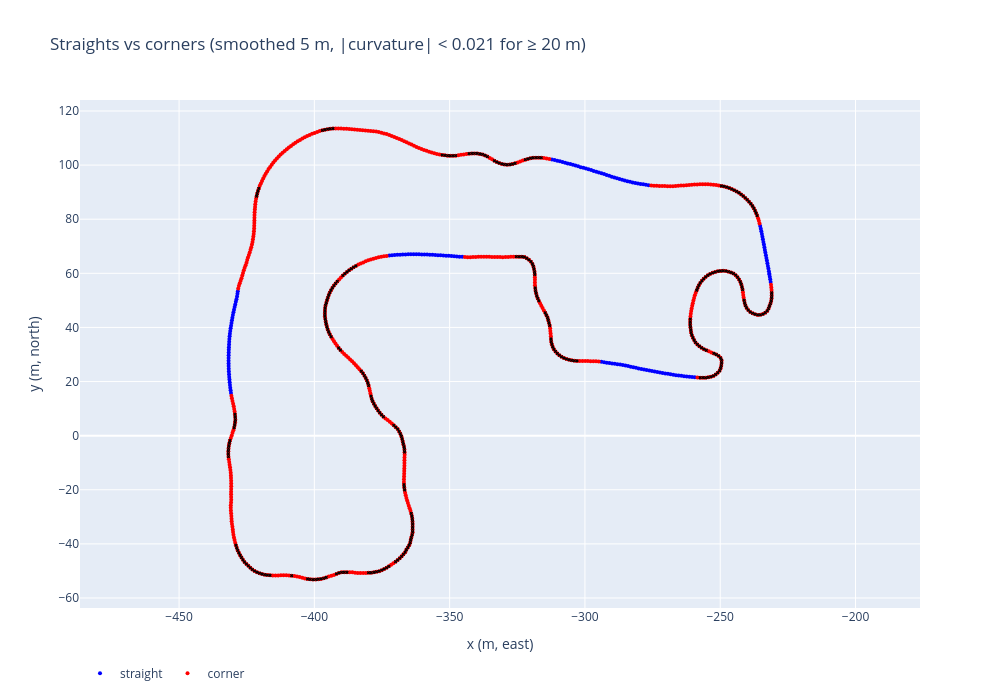

Here is the notebook cell this chart was saved with:
### Markdown cell above
it seems like there are some peaks where curvature goes from 0.02 to 0.07 in one m and goes back down (s = 263), let's smooth it out using a rolling average before we threshold.

### Code cell
import numpy as np
import plotly.graph_objects as go
from src.loader import load_centerline

K_STRAIGHT = 0.021     # |curvature| below this = straight-ish
MIN_STRAIGHT_M = 20    # straight-ish stretch must be at least this long
K_CORNER = 0.0385       # |curvature| above this = clearly a corner
SMOOTH_WINDOW_M = 5   # rolling-mean window (odd number, 1 point = 1 m)

def smooth_circular(values: np.ndarray, window: int):
    """Rolling mean over `window` points, wrapping around the end of the loop."""
    half = window // 2
    padded = np.concatenate([values[-half:], values, values[:half]])
    return np.convolve(padded, np.ones(window) / window, mode="valid")

cl = load_centerline()
cl["curvature_smooth"] = smooth_circular(cl["curvature"].to_numpy(), SMOOTH_WINDOW_M)

# straights: low smoothed curvature for at least MIN_STRAIGHT_M
low = (cl["curvature_smooth"].abs() < K_STRAIGHT).to_numpy()
run_id = np.concatenate([[0], np.cumsum(low[1:] != low[:-1])])
if low[0] == low[-1] and run_id[-1] != 0:          # loop: join first and last run
    run_id[run_id == run_id[-1]] = 0
run_len = np.bincount(run_id)
cl["is_straight"] = low & (run_len[run_id] >= MIN_STRAIGHT_M)

fig = go.Figure()
for is_straight, colour, name in [(True, "blue", "straight"), (False, "red", "corner")]:
    part = cl[cl["is_straight"] == is_straight]
    fig.add_trace(go.Scatter(
        x=part["x"], y=part["y"],
        mode="markers",
        marker=dict(size=4, color=colour),
        customdata=part[["s", "curvature_smooth"]],
        hovertemplate="s=%{customdata[0]:.0f} m<br>curvature=%{customdata[1]:.04f}<extra></extra>",
        name=name,
    ))

# sharp points on top
sharp = cl[cl["curvature_smooth"].abs() > K_CORNER]
fig.add_trace(go.Scatter(
    x=sharp["x"], y=sharp["y"],
    mode="markers",
    marker=dict(size=3, color="black", symbol="x"),
    hoverinfo="skip",
    showlegend=False,
))

fig.update_yaxes(scaleanchor="x", scaleratio=1)
fig.update_layout(title=f"Straights vs corners (smoothed {SMOOTH_WINDOW_M} m, "
                        f"|curvature| < {K_STRAIGHT} for ≥ {MIN_STRAIGHT_M} m)",
                  xaxis_title="x (m, east)", yaxis_title="y (m, north)",
                  height=700, width=1000,
                  legend=dict(orientation="h", y=-0.1))
fig.show()

### Figure 1 — Plotly figure (JSON) as saved in the notebook; plotly's stock layout.template omitted (floating-point values rounded to 4 significant figures; data arrays with more than 128 entries replaced by an {"elided": "..."} marker saying what was removed)
{"data": [{"customdata": {"elided": "164x2 float values"}, "hovertemplate": "s=%{customdata[0]:.0f} m<br>curvature=%{customdata[1]:.04f}<extra></extra>", "marker": {"color": "blue", "size": 4}, "mode": "markers", "name": "straight", "type": "scatter", "x": {"elided": "164 float values"}, "y": {"elided": "164 float values"}}, {"customdata": {"elided": "642x2 float values"}, "hovertemplate": "s=%{customdata[0]:.0f} m<br>curvature=%{customdata[1]:.04f}<extra></extra>", "marker": {"color": "red", "size": 4}, "mode": "markers", "name": "corner", "type": "scatter", "x": {"elided": "642 float values"}, "y": {"elided": "642 float values"}}, {"hoverinfo": "skip", "marker": {"color": "black", "size": 3, "symbol": "x"}, "mode": "markers", "showlegend": false, "type": "scatter", "x": {"elided": "314 float values"}, "y": {"elided": "314 float values"}}], "layout": {"height": 700, "legend": {"orientation": "h", "y": -0.1}, "title": {"text": "Straights vs corners (smoothed 5 m, |curvature| < 0.021 for ≥ 20 m)"}, "width": 1000, "xaxis": {"title": {"text": "x (m, east)"}}, "yaxis": {"scaleanchor": "x", "scaleratio": 1, "title": {"text": "y (m, north)"}}}}
